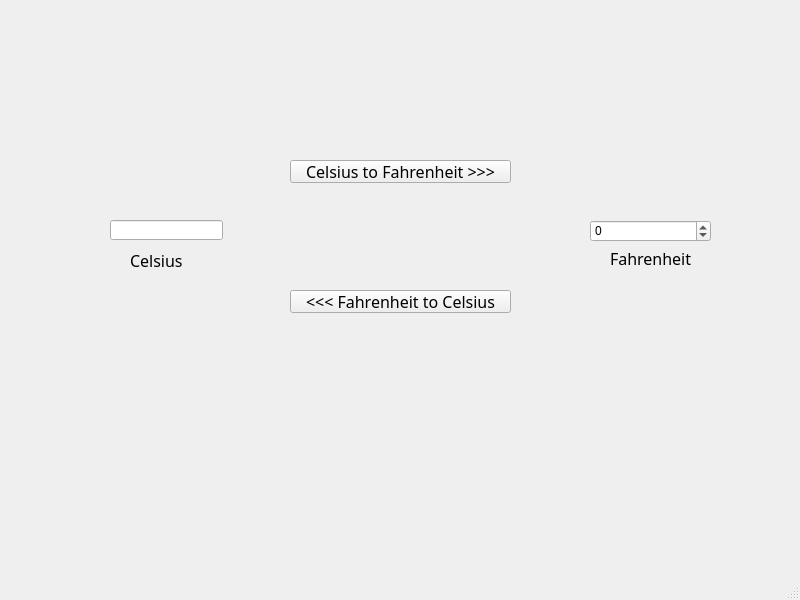
<?xml version="1.0" encoding="UTF-8"?>
<ui version="4.0">
 <class>MainWindow</class>
 <widget class="QMainWindow" name="MainWindow">
  <property name="geometry">
   <rect>
    <x>0</x>
    <y>0</y>
    <width>800</width>
    <height>600</height>
   </rect>
  </property>
  <property name="windowTitle">
   <string>MainWindow</string>
  </property>
  <widget class="QWidget" name="centralwidget">
   <widget class="QPushButton" name="btnFtoC">
    <property name="geometry">
     <rect>
      <x>290</x>
      <y>290</y>
      <width>221</width>
      <height>23</height>
     </rect>
    </property>
    <property name="font">
     <font>
      <family>新宋体</family>
      <pointsize>12</pointsize>
     </font>
    </property>
    <property name="contextMenuPolicy">
     <enum>Qt::PreventContextMenu</enum>
    </property>
    <property name="text">
     <string>&lt;&lt;&lt; Fahrenheit to Celsius</string>
    </property>
   </widget>
   <widget class="QPushButton" name="btnCtoF">
    <property name="geometry">
     <rect>
      <x>290</x>
      <y>160</y>
      <width>221</width>
      <height>23</height>
     </rect>
    </property>
    <property name="font">
     <font>
      <family>新宋体</family>
      <pointsize>12</pointsize>
     </font>
    </property>
    <property name="text">
     <string>Celsius to Fahrenheit &gt;&gt;&gt;</string>
    </property>
   </widget>
   <widget class="QLineEdit" name="editCel">
    <property name="geometry">
     <rect>
      <x>110</x>
      <y>220</y>
      <width>113</width>
      <height>20</height>
     </rect>
    </property>
   </widget>
   <widget class="QSpinBox" name="spinFahr">
    <property name="geometry">
     <rect>
      <x>590</x>
      <y>220</y>
      <width>121</width>
      <height>22</height>
     </rect>
    </property>
    <property name="minimum">
     <number>-999</number>
    </property>
    <property name="maximum">
     <number>999</number>
    </property>
   </widget>
   <widget class="QLabel" name="label">
    <property name="geometry">
     <rect>
      <x>130</x>
      <y>250</y>
      <width>71</width>
      <height>21</height>
     </rect>
    </property>
    <property name="font">
     <font>
      <family>新宋体</family>
      <pointsize>12</pointsize>
     </font>
    </property>
    <property name="text">
     <string>Celsius</string>
    </property>
   </widget>
   <widget class="QLabel" name="label_2">
    <property name="geometry">
     <rect>
      <x>610</x>
      <y>250</y>
      <width>101</width>
      <height>16</height>
     </rect>
    </property>
    <property name="font">
     <font>
      <family>新宋体</family>
      <pointsize>12</pointsize>
     </font>
    </property>
    <property name="text">
     <string>Fahrenheit</string>
    </property>
   </widget>
  </widget>
  <widget class="QMenuBar" name="menubar">
   <property name="geometry">
    <rect>
     <x>0</x>
     <y>0</y>
     <width>800</width>
     <height>23</height>
    </rect>
   </property>
  </widget>
  <widget class="QStatusBar" name="statusbar"/>
 </widget>
 <resources/>
 <connections/>
</ui>
